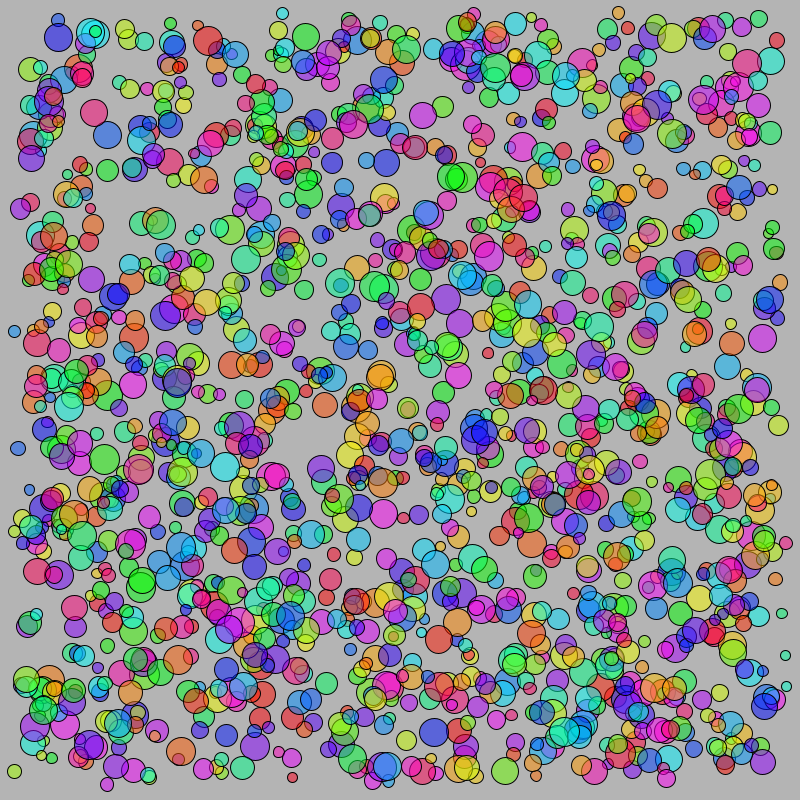
Frame 1 (no input)
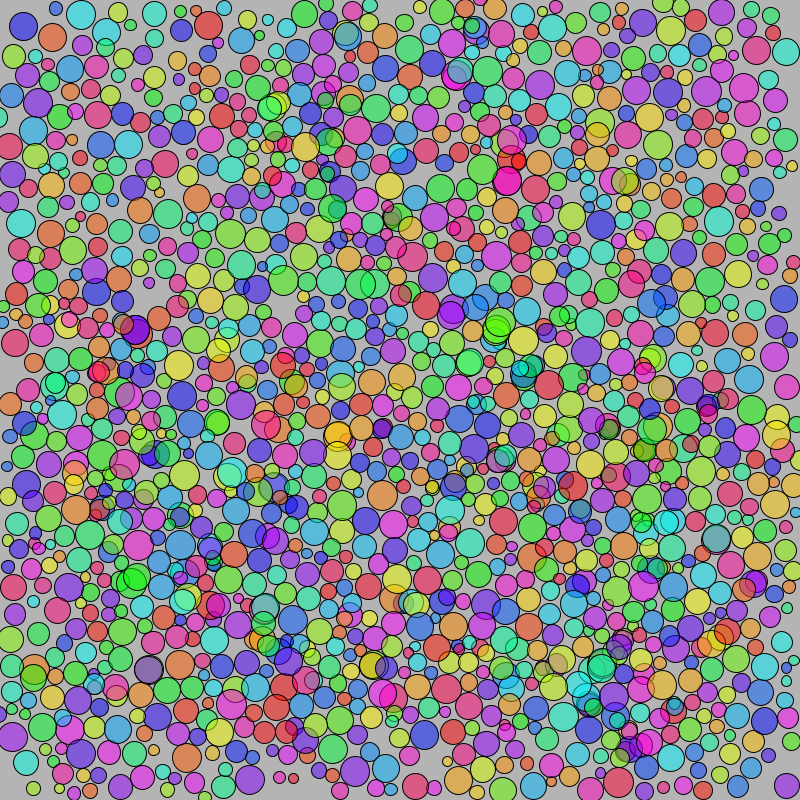
Frame 60 (the mouse pressed at the canvas centre just before this capture)
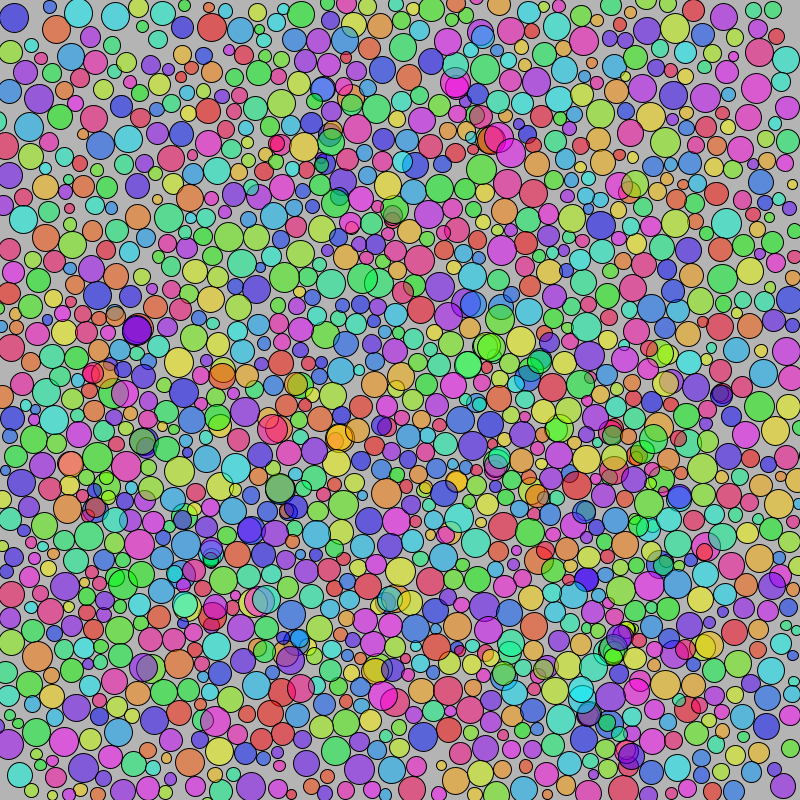
Frame 120 (the mouse held since frame 60 and released just before this capture)

The Processing sketch that drew these frames (run headless with seeded random() and noise(); from frame 60 on, the mouse is pressed at the canvas centre):

// Processing sketch: gcolideballstuff
// ── gcolideballstuff.pde
GravityBall[] ball= new GravityBall[1500];
void setup() {
  colorMode(HSB, 360, 100, 100, 100);
  size(800, 800);
  for (int i=0; i<ball.length; i++) 
  {
    ball[i]=new GravityBall(random(360));
   
  }
 
}


void draw() {
  background(255);
  for (int i=0; i<ball.length; i++) 
  {
    ball[i].display();
    ball[i].move();
    ball[i].bounce();
    for (int j=0; j<ball.length; j++)
    {
      if (i!=j) {
        ball[i].collideWith(ball[j]);
      }
    }
  }
}







// ── GravityBall.pde
class GravityBall {
  PVector loc, acc, vel;
  float sz, h, s, b, t;
  
 
  GravityBall( float temph) {
   sz=random(10,30);
    loc=new PVector(random(sz,width-sz),random(sz,height-sz));
    vel=PVector.random2D();
//    acc=new PVector(0, .1);
    h=temph;
    s=100;
    b=100;
    t=50;

  }
  void display() {
    fill(h, s, b, t);
    ellipse(loc.x, loc.y, sz, sz);
  }
  void move() {
    loc.add(vel);
 //  vel.add(acc);
  }
  void bounce() { 
    if (loc.x+sz/2> width || loc.x - sz/2 < 0) {
      vel.x *= -1;
    }
    if (loc.y + sz/2 > height || loc.y - sz/2 < 0) {
      vel.y *= -1;
    }
  }
  void collideWith(GravityBall other) {
    if (loc.dist(other.loc) < sz/2 + other.sz/2) {
    {
        vel = PVector.sub(loc, other.loc);
        vel.normalize();
      }
    }
  }
}
